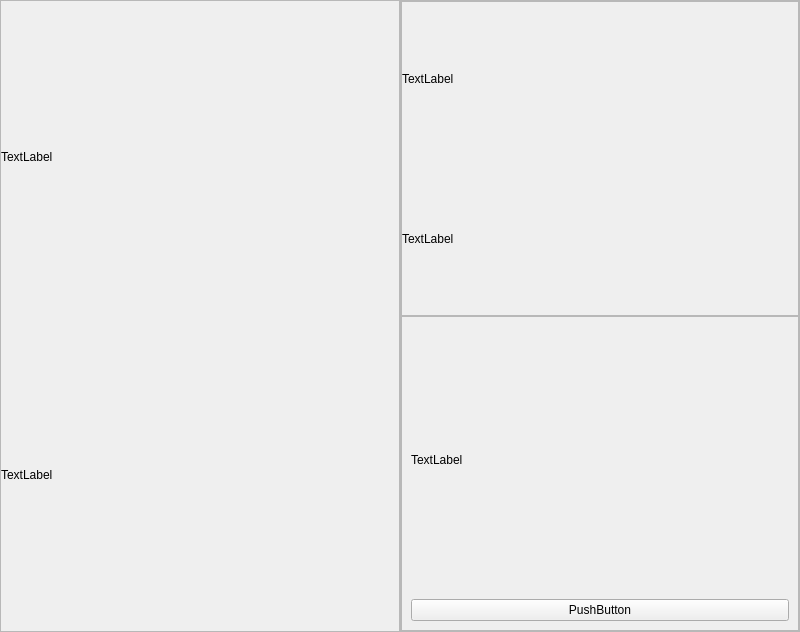
<?xml version="1.0" encoding="UTF-8"?>
<ui version="4.0">
 <class>MainWindow</class>
 <widget class="QMainWindow" name="MainWindow">
  <property name="geometry">
   <rect>
    <x>0</x>
    <y>0</y>
    <width>800</width>
    <height>632</height>
   </rect>
  </property>
  <property name="windowTitle">
   <string>MainWindow</string>
  </property>
  <widget class="QWidget" name="centralwidget">
   <layout class="QHBoxLayout" name="horizontalLayout">
    <property name="spacing">
     <number>0</number>
    </property>
    <property name="leftMargin">
     <number>0</number>
    </property>
    <property name="topMargin">
     <number>0</number>
    </property>
    <property name="rightMargin">
     <number>0</number>
    </property>
    <property name="bottomMargin">
     <number>0</number>
    </property>
    <item>
     <widget class="QFrame" name="frame_Errorimage">
      <property name="frameShape">
       <enum>QFrame::StyledPanel</enum>
      </property>
      <property name="frameShadow">
       <enum>QFrame::Raised</enum>
      </property>
      <layout class="QVBoxLayout" name="verticalLayout_3">
       <property name="leftMargin">
        <number>0</number>
       </property>
       <property name="topMargin">
        <number>0</number>
       </property>
       <property name="rightMargin">
        <number>0</number>
       </property>
       <property name="bottomMargin">
        <number>0</number>
       </property>
       <item>
        <widget class="QLabel" name="label_ErrorTextTitle">
         <property name="text">
          <string>TextLabel</string>
         </property>
        </widget>
       </item>
       <item>
        <widget class="QLabel" name="label_errorImageLarge">
         <property name="text">
          <string>TextLabel</string>
         </property>
        </widget>
       </item>
      </layout>
     </widget>
    </item>
    <item>
     <widget class="QFrame" name="frame_2_Errorimage2">
      <property name="frameShape">
       <enum>QFrame::StyledPanel</enum>
      </property>
      <property name="frameShadow">
       <enum>QFrame::Raised</enum>
      </property>
      <layout class="QVBoxLayout" name="verticalLayout">
       <property name="spacing">
        <number>0</number>
       </property>
       <property name="leftMargin">
        <number>0</number>
       </property>
       <property name="topMargin">
        <number>0</number>
       </property>
       <property name="rightMargin">
        <number>0</number>
       </property>
       <property name="bottomMargin">
        <number>0</number>
       </property>
       <item>
        <widget class="QFrame" name="frame_smallLabel">
         <property name="frameShape">
          <enum>QFrame::StyledPanel</enum>
         </property>
         <property name="frameShadow">
          <enum>QFrame::Raised</enum>
         </property>
         <layout class="QVBoxLayout" name="verticalLayout_4">
          <property name="leftMargin">
           <number>0</number>
          </property>
          <property name="topMargin">
           <number>0</number>
          </property>
          <property name="rightMargin">
           <number>0</number>
          </property>
          <property name="bottomMargin">
           <number>0</number>
          </property>
          <item>
           <widget class="QLabel" name="label_errorImageSmall">
            <property name="text">
             <string>TextLabel</string>
            </property>
           </widget>
          </item>
          <item>
           <widget class="QLabel" name="label_ErrorTextMessage">
            <property name="text">
             <string>TextLabel</string>
            </property>
           </widget>
          </item>
         </layout>
        </widget>
       </item>
       <item>
        <widget class="QFrame" name="frame_ErrorMessage">
         <property name="frameShape">
          <enum>QFrame::StyledPanel</enum>
         </property>
         <property name="frameShadow">
          <enum>QFrame::Raised</enum>
         </property>
         <layout class="QVBoxLayout" name="verticalLayout_2">
          <item>
           <widget class="QLabel" name="label_ErrorText">
            <property name="text">
             <string>TextLabel</string>
            </property>
           </widget>
          </item>
          <item>
           <widget class="QPushButton" name="pushButton_ErrorButton">
            <property name="text">
             <string>PushButton</string>
            </property>
           </widget>
          </item>
         </layout>
        </widget>
       </item>
      </layout>
     </widget>
    </item>
   </layout>
  </widget>
 </widget>
 <resources/>
 <connections/>
</ui>
